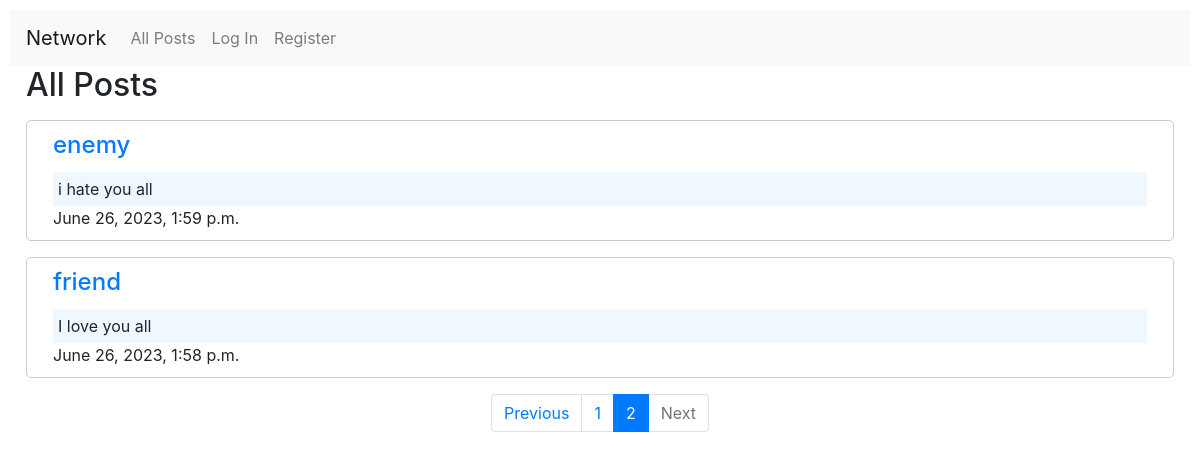
Page /?page=2 on the earlier database version.
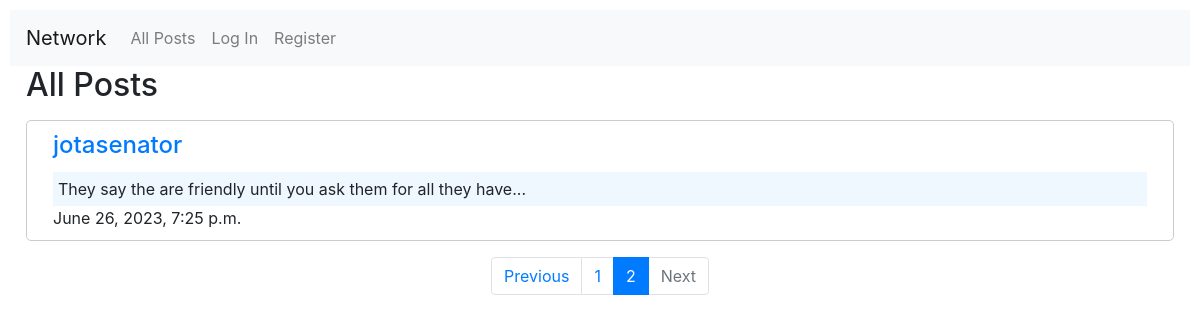
Same page on the later database version.
### network/models.py (models this page shows)
class Post(models.Model):
    user = models.ForeignKey(
        User, on_delete=models.CASCADE, default=None, related_name="post"
    )
    created_at = models.DateTimeField(default=timezone.now)
    text = models.TextField(default="")

class User(AbstractUser):
    pass

### network/views.py (the view)
# urls.py: path("", views.index, name="index"),
def index(request):
    allPosts = Post.objects.all().order_by("-created_at")
    paginator = Paginator(allPosts, 10)
    page_number = request.GET.get("page")
    page_obj = paginator.get_page(page_number)
    return render(request, "network/index.html", {"page_obj": page_obj})

### network/templates/network/index.html (shortened to what this page needs)
{% extends "network/layout.html" %}
{% block body %}
<h2 class="ml-3">All Posts</h2>
<div>
    {% for post in page_obj%}
    <div class="card-body new-post mt-3">
        <a class="user-link" href="{% url 'profile' post.user %}">
            <h4 class=" card-title ml-3">{{post.user}}</h4>
        </a>
        <p class="card-text ml-3 mr-3 text">{{post.text}}</p>
        <p class="card-text ml-3">{{post.created_at}}</p>
    </div>
    {% endfor %}
    {% include 'network/pagination.html' %}
</div>
{% endblock %}

Differences in the rows shown:
removed Post: user "enemy", text "i hate you all", created_at "June 26, 2023, 1:59 p.m."
removed Post: user "friend", text "I love you all", created_at "June 26, 2023, 1:58 p.m."
now on this page (row unchanged): Post: user "jotasenator", text "They say the are friendly until you ask them for all they have...", created_at "June 26, 2023, 7:25 p.m."
